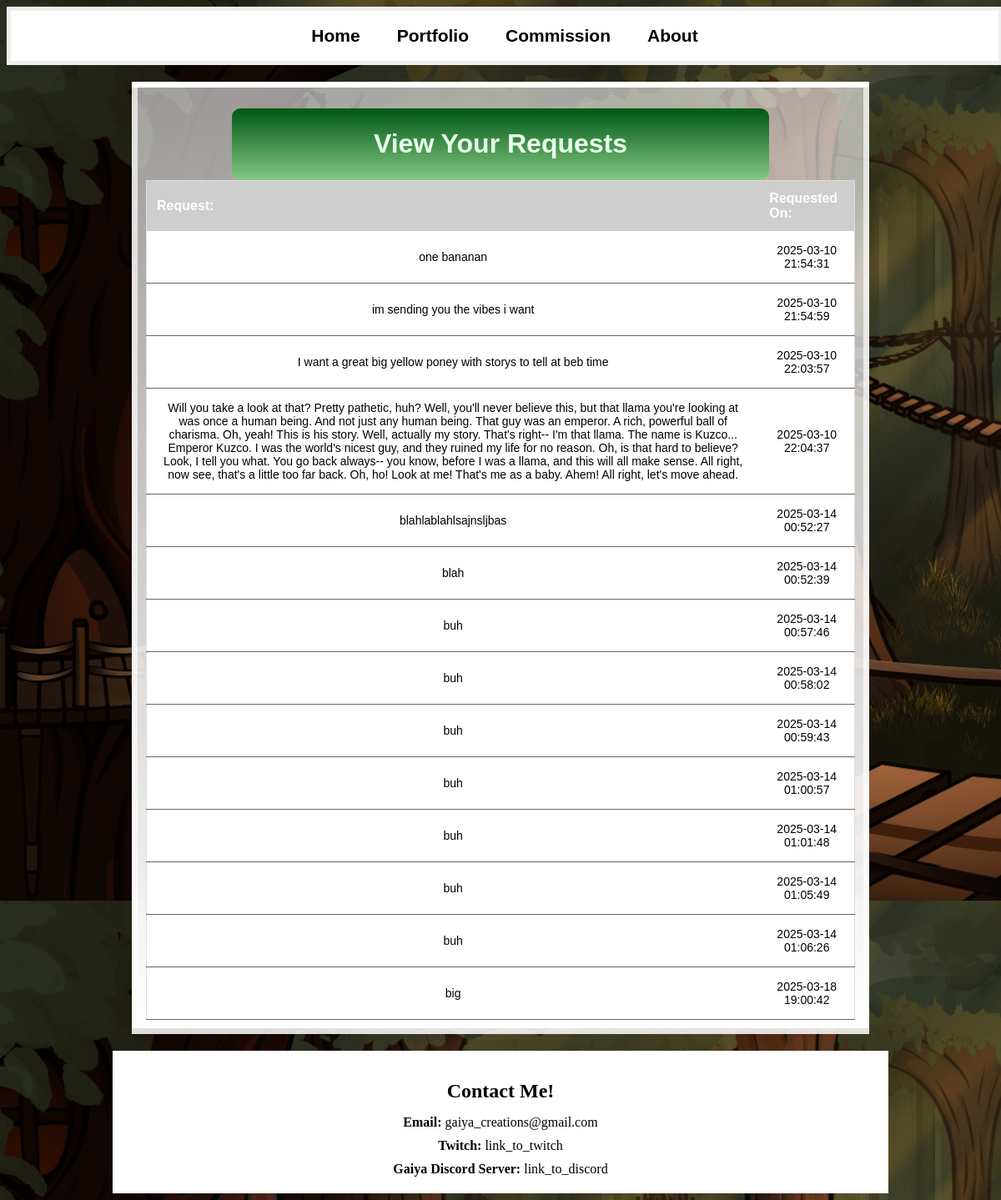
The page /view_requests (signed in) on the database its author committed.
### website/models.py (models this page shows)
class Commission(db.Model):
    id = db.Column(db.Integer, primary_key=True)
    email = db.Column(db.String(150), nullable=False)
    request = db.Column(db.String(500), nullable=False)
    questions = db.Column(db.String(300), nullable=True)
    deadline = db.Column(db.Date, nullable=False)
    request_date = db.Column(db.DateTime(timezone=True), default=func.now())

### website/views.py (the view)
@views.route("/view_requests")
def view_requests():
    if not session.get("authenticated"):
        return redirect(url_for("views.login", next=(url_for("views.view_requests"))))  # Redirect if not logged in
    commission = Commission.query.all()
    return render_template("view_requests.html", commission=commission)

### website/templates/view_requests.html (shortened to what this page needs)
{% extends "base.html" %}
{% block content %}
    <div class="header"><h1>View Your Requests</h1></div>
    <div class="request-container">
        <table>
            <thead>
                <tr>
                    <th>Request:</th>
                    <th>Requested On:</th>
                </tr>
            </thead>
            <tbody>
                {% for item in commission %}
                        {% if item.request %}
                            <tr>
                                <td>{{ item.request }}</td>
                                <td>{{ item.request_date }}</td>
                            </tr>
                        {% endif %}
                {% endfor %}
            </tbody>
        </table>
    </div>
{% endblock %}

### website/static/style.css (style rules this page uses)
body { background-image: url(images/Treehouse_Background.png) }
h1 { color: rgb(231, 255, 233); text-align: center; font-family: 'Trebuchet MS', 'Lucida Sans Unicode', 'Lucida Grande', 'Lucida Sans', Arial, sans-serif; text-shadow: 10px, black; }
.header { display: block; background-image: linear-gradient(rgba(0, 89, 19), rgb(132, 200, 132)); width: fit-content; padding: 3px 20%; border-radius: 10px; margin-top: 15px; }
table { width: 100%; border-collapse: collapse; border: 1px solid #ddd; background-color: #fff; font-family: Arial, sans-serif; }
th { background-color: #cecece; color: white; padding: 12px; text-align: left; font-size: 16px; }
td { padding: 15px; border-bottom: 1px solid #666666; font-size: 14px; }

### rows shown on the page
Commission: request "one bananan", request_date "2025-03-10 21:54:31"
Commission: request "im sending you the vibes i want", request_date "2025-03-10 21:54:59"
Commission: request "I want a great big yellow poney with storys to tell at beb time", request_date "2025-03-10 22:03:57"
Commission: request "Will you take a look at that? Pretty pathetic, huh? Well, you'll never believe this, but that llama you're looking at was once a human being. And not just any human being. That guy was an emperor. A rich, powerful ball of charisma. Oh, yeah! This is his story. Well, actually my story. That's right-- I'm that llama. The name is Kuzco... Emperor Kuzco. I was the world's nicest guy, and they ruined my life for no reason. Oh, is that hard to believe? Look, I tell you what. You go back always-- you know, before I was a llama, and this will all make sense. All right, now see, that's a little too far back. Oh, ho! Look at me! That's me as a baby. Ahem! All right, let's move ahead.", request_date "2025-03-10 22:04:37"
Commission: request "blahlablahlsajnsljbas", request_date "2025-03-14 00:52:27"
Commission: request "blah", request_date "2025-03-14 00:52:39"
Commission: request "buh", request_date "2025-03-14 00:57:46"
Commission: request "buh", request_date "2025-03-14 00:58:02"
Commission: request "buh", request_date "2025-03-14 00:59:43"
Commission: request "buh", request_date "2025-03-14 01:00:57"
Commission: request "buh", request_date "2025-03-14 01:01:48"
Commission: request "buh", request_date "2025-03-14 01:05:49"
Commission: request "buh", request_date "2025-03-14 01:06:26"
Commission: request "big", request_date "2025-03-18 19:00:42"
